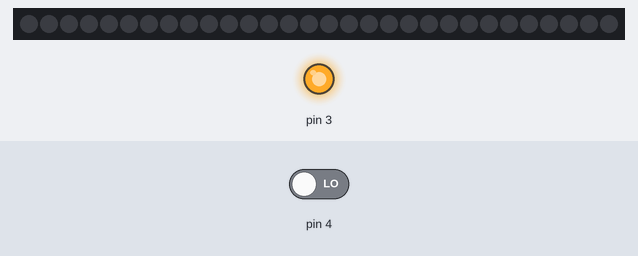
The sketch below on a simulated Arduino Uno, built with avr-gcc and run on an emulated ATmega328P. On the bench: 30 RGB LEDs in strip order, left to right, output pins drawn as LEDs (lit = HIGH). The inputs (shaded band) are chosen by the test bench; at power-on: pin 4 LOW. EEPROM starts erased.

Above: at 1.2 s.
1.3 s: pin 4 driven HIGH
At 3.1 s:
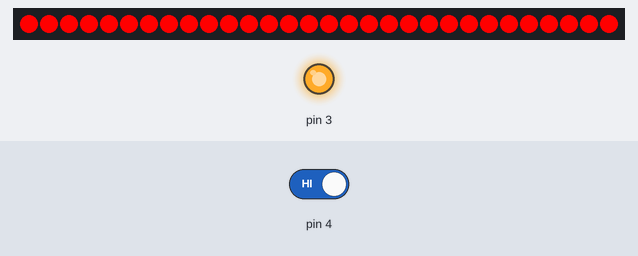
At 4.1 s:
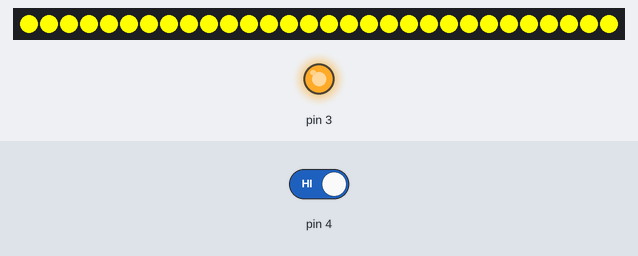
4.3 s: pin 4 driven LOW
5.8 s: pin 4 driven HIGH
At 9.9 s:
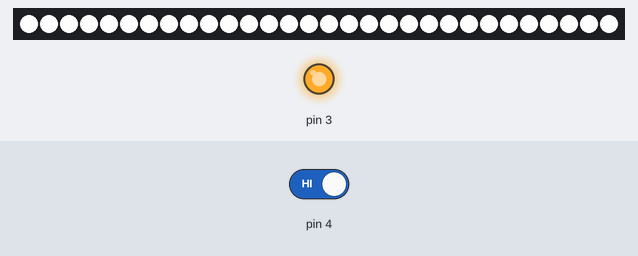
Timing chart, 0 to 11.4 s (numbered marks = the images above; inputs shaded):
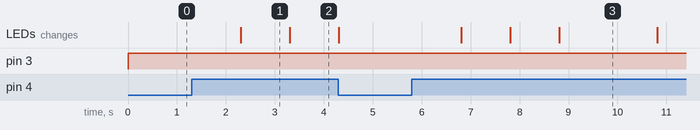

Measured:
- after the input at 1.3 s, the LEDs: change after 1.0 s (image 1)
- after the input at 5.8 s, the LEDs: first change after 1.0 s (image 3 shows a later state)
- what the display in image 1 shows lasts 1.0 s, from 2.3 s to 3.3 s

The sketch:

led1.ino
```cpp
#include "Adafruit_NeoPixel.h"
#include <EEPROM.h>

#define LED_COUNT 30

#define LED_PIN 6

Adafruit_NeoPixel strip = Adafruit_NeoPixel(LED_COUNT, LED_PIN, NEO_GRB + NEO_KHZ800);

void setup()
{
    strip.begin();
    pinMode(3,OUTPUT);
    pinMode(4,INPUT);
    Serial.begin(9600);
}
void rainbow(){
   for (int r= 255; r>=0; r--){
   for (int i = 0; i < LED_COUNT; i++)
  {
    strip.setPixelColor(i, strip.Color(r,255-r, 0));

  }
  if(digitalRead(4)>0){ break;}
  strip.show();
  delay(10);
  }

 for (int g= 255; g>=0; g--){
   for (int i = 0; i < LED_COUNT; i++)
  {
    strip.setPixelColor(i, strip.Color(0,g, 255-g));
  }
  if(digitalRead(4)>0){ break;}
  strip.show();
  delay(10);
  }

  for (int b= 255; b>=0; b--){
  for (int i = 0; i < LED_COUNT; i++)
  {
    strip.setPixelColor(i, strip.Color(255-b,0, b));
  }
  if(digitalRead(4)>0){ break;}
  strip.show();
 delay(10);
  }
  }
void colour(int col){
  int r,g,b;
  switch(col){
    case 0:
      r=0;
      g=0;
      b=0;
    break;
    case 1:
      r=255;
      g=0;
      b=0;
    break;
    case 2:
      r=255;
      g=255;
      b=0;
    break;
    case 3:
      r=0;
      g=255;
      b=0;
    break;
    case 4:
      r=0;
      g=255;
      b=255;
    break;
    case 5 :
      r=0;
      g=0;
      b=255;
    break;
    case 6 :
      r=255;
      g=255;
      b=255;
    break;
    }

  for (int i = 0; i < LED_COUNT; i++)
  {
    strip.setPixelColor(i, strip.Color(r,g, b));
  }

  strip.show();
  }
int i ;
void loop()
{
  i=EEPROM.read(0);
  digitalWrite(3,HIGH);
  if(digitalRead(4)>0){
    i+=1;
    delay(1000);
    }

  if(i>7){i=0;}
  EEPROM.update(0,i);
  if(i==7){
    rainbow();
    }
  else{
    colour(i);
    }

}
```
